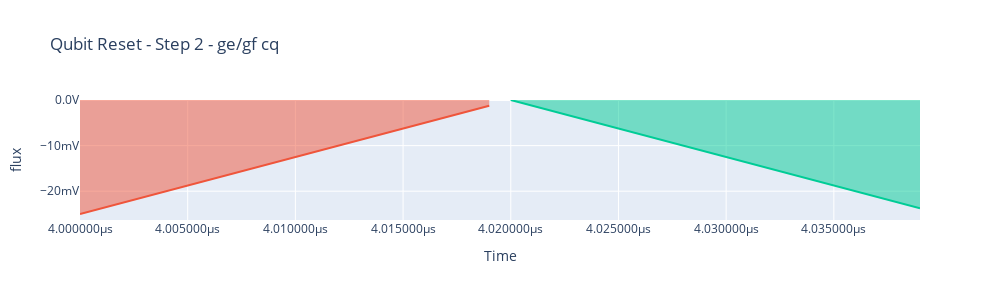

Source (notebook cell):
### Code cell
# step 3

sched = Schedule("Qubit Reset - Step 2 - ge/gf cq")

readout_clock = ClockResource(name="q0.ro", freq=0e9)
sched.add_resource(readout_clock)

# qc_offset = -10
# qc_duration = 0.06e-6
# cr_duration = 0.25e-6
# amp = duration / target_duration* offset
start = sched.add(IdlePulse(duration=4e-6))

qc_t = 20e-9
qc_amp = -0.025

sched.add(
    RampPulse(offset=qc_amp, amp=-qc_amp, duration=qc_t, port="flux", clock="q0.ro")
)

sched.add(
    RampPulse(offset=0, amp=qc_amp, duration=qc_t, port="flux", clock="q0.ro")
)


comp_sched = device_compiler.compile(sched)
comp_sched.plot_pulse_diagram(plot_backend="plotly")

### Figure 1 — Plotly figure (JSON) as saved in the notebook; plotly's stock layout.template omitted (floating-point values rounded to 4 significant figures)
{"data": [{"fill": "tozeroy", "hoverinfo": "x+y+name", "hoverlabel": {"namelength": -1}, "legendgroup": "1", "line": {"color": "#EF553B"}, "mode": "lines", "name": "RampPulse, clock: q0.ro", "showlegend": true, "type": "scatter", "x": [4e-06, 4.001e-06, 4.002e-06, 4.003e-06, 4.004e-06, 4.005e-06, 4.006e-06, 4.007e-06, 4.008e-06, 4.009e-06, 4.01e-06, 4.011e-06, 4.012e-06, 4.013e-06, 4.014e-06, 4.015e-06, 4.016e-06, 4.017e-06, 4.018e-06, 4.019e-06], "xaxis": "x", "y": [-0.025, -0.02375, -0.0225, -0.02125, -0.02, -0.01875, -0.0175, -0.01625, -0.015, -0.01375, -0.0125, -0.01125, -0.01, -0.00875, -0.0075, -0.00625, -0.005, -0.00375, -0.0025, -0.00125], "yaxis": "y"}, {"fill": "tozeroy", "hoverinfo": "x+y+name", "hoverlabel": {"namelength": -1}, "legendgroup": "2", "line": {"color": "#00CC96"}, "mode": "lines", "name": "RampPulse, clock: q0.ro", "showlegend": true, "type": "scatter", "x": [4.02e-06, 4.021e-06, 4.022e-06, 4.023e-06, 4.024e-06, 4.025e-06, 4.026e-06, 4.027e-06, 4.028e-06, 4.029e-06, 4.03e-06, 4.031e-06, 4.032e-06, 4.033e-06, 4.034e-06, 4.035e-06, 4.036e-06, 4.037e-06, 4.038e-06, 4.039e-06], "xaxis": "x", "y": [0, -0.00125, -0.0025, -0.00375, -0.005, -0.00625, -0.0075, -0.00875, -0.01, -0.01125, -0.0125, -0.01375, -0.015, -0.01625, -0.0175, -0.01875, -0.02, -0.02125, -0.0225, -0.02375], "yaxis": "y"}], "layout": {"height": 300, "showlegend": false, "title": {"text": "Qubit Reset - Step 2 - ge/gf cq"}, "width": 1000, "xaxis": {"anchor": "y", "domain": [0, 1], "hoverformat": ".3s", "showgrid": true, "tickformat": ".2s", "tickformatstops": [{"dtickrange": [null, 1e-09], "value": ".10s"}, {"dtickrange": [1e-09, 1e-06], "value": ".7s"}, {"dtickrange": [1e-06, 0.001], "value": ".4s"}], "ticksuffix": "s", "title": {"text": "Time"}}, "yaxis": {"anchor": "x", "autorange": true, "domain": [0, 1], "hoverformat": ".3s", "tickformat": ".2s", "ticksuffix": "V", "title": {"text": "flux"}}}}
